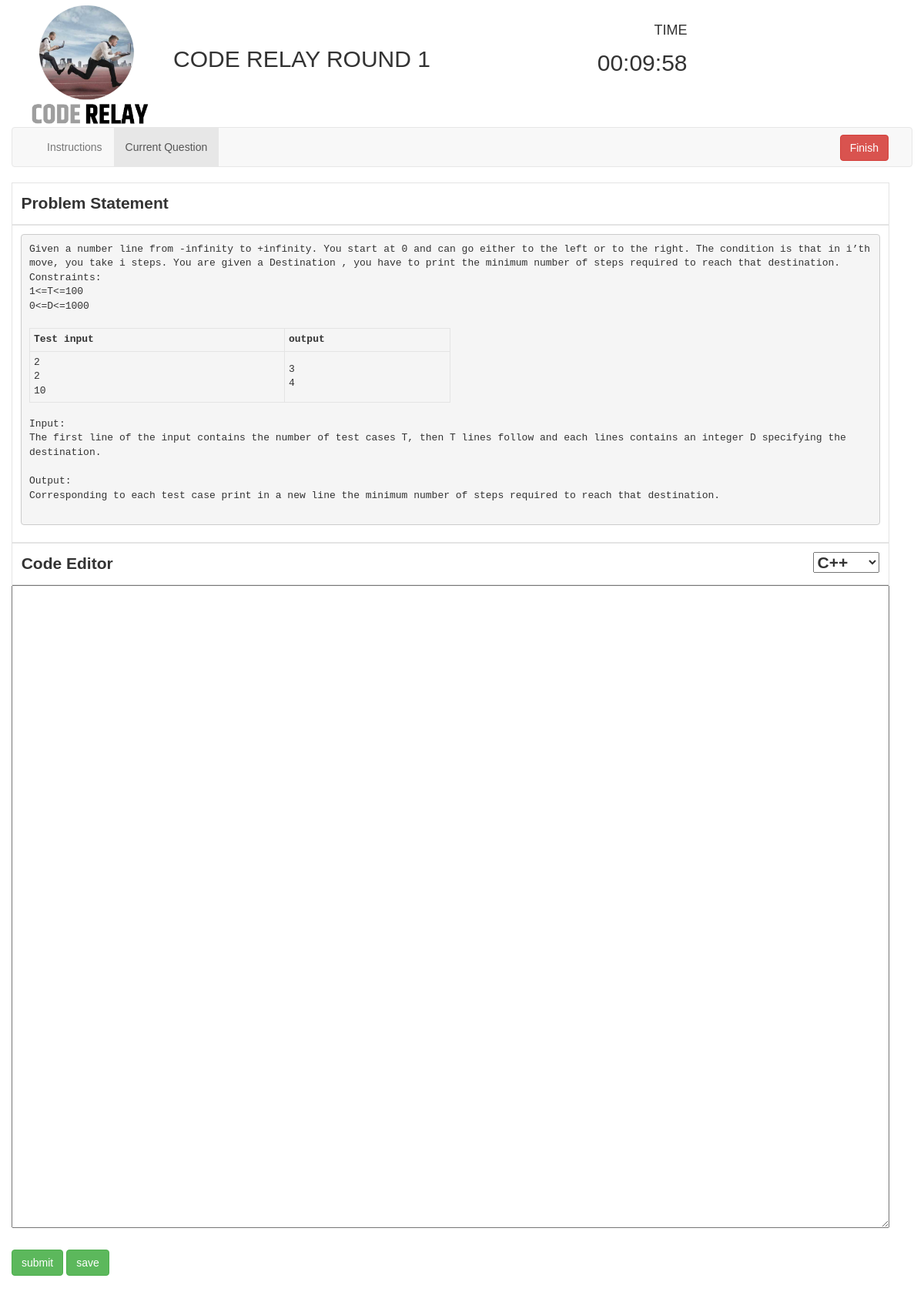
Page /comp/156/31/ on the committed database.
### round2/models.py (models this page shows, shortened)
class Question(models.Model):
    question = models.TextField(max_length=4000)
    question_title = models.CharField(max_length=2000)
    input = models.CharField(default=0, max_length=15000)
    correct_op = models.CharField(default=0, max_length=10000)
    explanation = models.TextField(max_length=7000)
    test_input = models.TextField(max_length=100000)
    test_output = models.TextField(max_length=10000)
    cost = models.IntegerField(default = 100)
    user = models.ManyToManyField(User, null=True, through="Score")
    type = models.CharField(default="Easy", max_length=10)

class Score(models.Model):
    user_f = models.ForeignKey(User, on_delete=models.CASCADE)
    question_f = models.ForeignKey(Question, on_delete=models.CASCADE)
    score = models.IntegerField(default=0)
    language_preferred = models.CharField(default='c', max_length=500)

### round2/views.py (the view)
# urls.py: url(r'^(?P<user_id>[0-9]+)/(?P<question_id>[0-9]+)/$', views.question_details, name='question_details'),
def question_details(request, user_id, question_id):
    selected_question = Question.objects.get(pk=question_id)
    current_user = User.objects.get(pk=user_id)
    if current_user.cnt <= 3:
        current_user.end_time = (time.time() + (60 * 15))
    elif current_user.cnt > 3 and current_user.cnt <= 6:
        current_user.end_time = (time.time() + (60 * 10))
    current_user.save()
    try:
        score_object = Score.objects.get(user_f=current_user, question_f=selected_question)
        language = score_object.language_preferred
    except:
        language = 'c'
    file_extension = 'c'
    if language == 'cpp':
        file_extension = 'cpp'
    elif language == 'cpp14':
        file_extension = 'cpp'
    input_file = str(question_id) + '_' + str(user_id)
    bought = False
    if current_user in selected_question.user.all():
        bought = True
    jsonDec = json.decoder.JSONDecoder()
    current_user.save()
    if os.path.isfile(input_file + '.' + file_extension):
        f = open(input_file + '.' + file_extension, 'r')
        f.flush()
        previous_code = f.read()
        f.close()
    else:
        previous_code = ""
    return render(request, 'round2/question_details.html',
                  {'pegs_id': int("3"), 'bought': bought, 'selected_question': selected_question,
                   'question_id': selected_question.pk,
                   'user_id': user_id, 'submitted_code': previous_code,
                   'remaining_time': current_user.end_time - time.time(),
                   'money':0, 'language': language})

### round2/templates/round2/question_details.html (shortened to what this page needs)
<!DOCTYPE html>
<html>
{% load staticfiles %}
<head xmlns:position="http://www.w3.org/1999/xhtml">
    <link href="{% static '/css/font.css' %}" rel="stylesheet">
    <link rel="stylesheet"
          href="{% static '/css/jquery-ui.min.css' %}">
    <link rel="stylesheet" href="{% static '/css/bootstrap.min.css' %}">
</head>
<body>
<div class="container-fluid">
    <div class="container">
        <div class="row">
            <div class="col-md-2">
                <img alt="EarnCode"
                     src="{% static '/round2/images/ea.png' %}" width="100%">
            </div>
            <div class="col-md-4">
                <h2 style="margin-top: 60px;">CODE RELAY ROUND 1</h2>
            </div>
            <div class="col-md-2 col-md-offset-1 text-right">
                <div class="row"><h4 style="margin-top: 30px; margin-bottom: -5px;">TIME</h4></div>
                <div class="row"><h2><span id="time1">time</span></h2></div>
            </div>
        </div>
    </div>
    <nav class="navbar navbar-default">
        <div class="container-fluid">
            <div class="collapse navbar-collapse" id="bs-example-navbar-collapse-1">
                <ul class="nav navbar-nav">
                    <li id="instruction_tab"><a onclick="showInstructions();">Instructions</a></li>
                    <li class="active" id="question_tab"><a onclick="showCurrentQuestion()">Current Question</a>
                    </li>
                </ul>
                <form action="{% url 'round2:question_details' user_id question_id %}" method="post" class="navbar-form navbar-right"
                      style="margin-bottom: -8px;margin-top: 1px;">
                    <button type="button" class="btn btn-default navbar-btn btn-danger" onclick="prompt_user()">
                        Finish
                    </button>
                </form>
            </div>
        </div>
    </nav>
    <div class="container" id="question_view">
        <div id="problem_title" class="row" style="margin-bottom: 0px; font-weight: bold;font-size:150%; ">Problem
            Statement
        </div>
        <div id="question" class="row" style="font-size:140%; width: 100%; word-wrap: break-word">
        <pre style="white-space: pre-wrap; word-break: keep-all;">{{ selected_question.question }}
        <table style="width:50%">
          <tr>
            <th>Test input</th>
            <th>output</th>
          </tr>
          <tr>
            <td rowspan="2">{{ selected_question.test_input }}</td>
            <td rowspan="2">{{ selected_question.test_output }}</td>
          </tr>
        </table><br>{{ selected_question.explanation }}
        </pre>
        </div>
        <div class="row">
        <form action="{% url 'round2:handle_answer' user_id selected_question.pk %}" method="post">
            <div id="code_editor" name="code_editor"
                 style="margin-bottom: 0px; font-weight: bold; font-size:150%;">
                Code
                Editor
                 <select name= "language" id = "language" style="float: right" >
                     {%  if language == "c" %}
                         <option value="c" selected ="selected">C</option>
                         <option value="cpp" >C++</option>
                         <option value="cpp14" >C++14</option>
                      {% elif language == "cpp" %}
                         <option value="cpp" selected ="selected">C++</option>
                      {% elif language == "cpp14" %}
                         <option value="c" >C</option>
                         <option value="cpp">C++</option>
                         <option value="cpp14" selected ="selected">C++14</option>
                      {%  endif %}
                 </select>
                <br>
            </div>
            <textarea id="text_area" name="text_area" rows="30"
                      style="font-size:135%;">{{ submitted_code }}</textarea>
            <br>
            <input class="btn btn-success" type="submit" name="submit" value="submit" id="submit_code">
            <form action="{% url 'round2:save_answer' user_id selected_question.pk %}" method="post">
        	<input class="btn btn-success" type="submit" name="save" value="save" id="submit_code">
            </form>
        </form>
        </div>
    </div>
</div>
</body>
{% load static %}
<link rel="stylesheet" href="{% static 'codemirror.css' %}">
</html>

### rows in the picture
Question: question "Given a number line from -infinity to +infinity. You start at 0 and can go either to the left or to the right. The condition is that in i’th move, you take i steps. You are given a Destination , you have to print the minimum number of steps required to reach that destination. Constraints: 1<=T<=100 0<=D<=1000", test_input "2 2 10", test_output "3 4", explanation "Input: The first line of the input contains the number of test cases T, then T lines follow and each lines contains an integer D specifying the destination. Output: Corresponding to each test case print in a new line the minimum number of steps required to reach that destination."
Score: language "C++"
